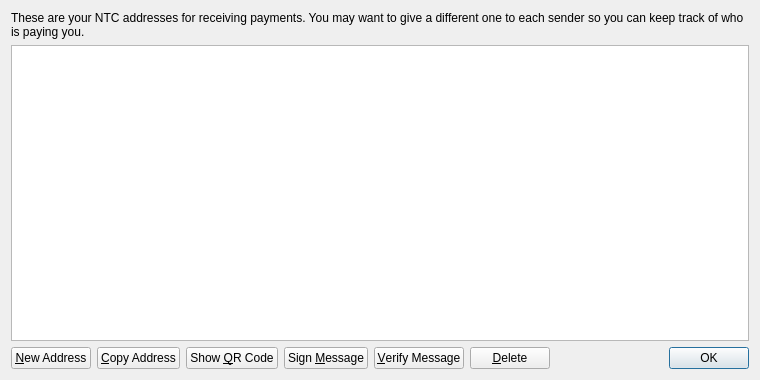
<?xml version="1.0" encoding="UTF-8"?>
<ui version="4.0">
 <class>AddressBookPage</class>
 <widget class="QWidget" name="AddressBookPage">
  <property name="geometry">
   <rect>
    <x>0</x>
    <y>0</y>
    <width>760</width>
    <height>380</height>
   </rect>
  </property>
  <property name="windowTitle">
   <string>Address Book</string>
  </property>
  <layout class="QVBoxLayout" name="verticalLayout">
   <item>
    <widget class="QLabel" name="labelExplanation">
     <property name="text">
      <string>These are your NTC addresses for receiving payments. You may want to give a different one to each sender so you can keep track of who is paying you.</string>
     </property>
     <property name="textFormat">
      <enum>Qt::PlainText</enum>
     </property>
     <property name="wordWrap">
      <bool>true</bool>
     </property>
    </widget>
   </item>
   <item>
    <widget class="QTableView" name="tableView">
     <property name="contextMenuPolicy">
      <enum>Qt::CustomContextMenu</enum>
     </property>
     <property name="toolTip">
      <string>Double-click to edit address or label</string>
     </property>
     <property name="tabKeyNavigation">
      <bool>false</bool>
     </property>
     <property name="alternatingRowColors">
      <bool>true</bool>
     </property>
     <property name="selectionMode">
      <enum>QAbstractItemView::SingleSelection</enum>
     </property>
     <property name="selectionBehavior">
      <enum>QAbstractItemView::SelectRows</enum>
     </property>
     <property name="sortingEnabled">
      <bool>true</bool>
     </property>
     <attribute name="verticalHeaderVisible">
      <bool>false</bool>
     </attribute>
    </widget>
   </item>
   <item>
    <layout class="QHBoxLayout" name="horizontalLayout">
     <item>
      <widget class="QPushButton" name="newAddressButton">
       <property name="toolTip">
        <string>Create a new address</string>
       </property>
       <property name="text">
        <string>&amp;New Address</string>
       </property>
       <property name="icon">
        <iconset resource="../bitcoin.qrc">
         <normaloff>:/icons/add</normaloff>:/icons/add</iconset>
       </property>
      </widget>
     </item>
     <item>
      <widget class="QPushButton" name="copyToClipboard">
       <property name="toolTip">
        <string>Copy the currently selected address to the system clipboard</string>
       </property>
       <property name="text">
        <string>&amp;Copy Address</string>
       </property>
       <property name="icon">
        <iconset resource="../bitcoin.qrc">
         <normaloff>:/icons/editcopy</normaloff>:/icons/editcopy</iconset>
       </property>
      </widget>
     </item>
     <item>
      <widget class="QPushButton" name="showQRCode">
       <property name="text">
        <string>Show &amp;QR Code</string>
       </property>
       <property name="icon">
        <iconset resource="../bitcoin.qrc">
         <normaloff>:/icons/qrcode</normaloff>:/icons/qrcode</iconset>
       </property>
      </widget>
     </item>
     <item>
      <widget class="QPushButton" name="signMessage">
       <property name="toolTip">
        <string>Sign a message to prove you own a NTC address</string>
       </property>
       <property name="text">
        <string>Sign &amp;Message</string>
       </property>
       <property name="icon">
        <iconset resource="../bitcoin.qrc">
         <normaloff>:/icons/edit</normaloff>:/icons/edit</iconset>
       </property>
      </widget>
     </item>
     <item>
      <widget class="QPushButton" name="verifyMessage">
       <property name="toolTip">
        <string>Verify a message to ensure it was signed with a specified NTC address</string>
       </property>
       <property name="text">
        <string>&amp;Verify Message</string>
       </property>
       <property name="icon">
        <iconset resource="../bitcoin.qrc">
         <normaloff>:/icons/transaction_0</normaloff>:/icons/transaction_0</iconset>
       </property>
      </widget>
     </item>
     <item>
      <widget class="QPushButton" name="deleteButton">
       <property name="toolTip">
        <string>Delete the currently selected address from the list</string>
       </property>
       <property name="text">
        <string>&amp;Delete</string>
       </property>
       <property name="icon">
        <iconset resource="../bitcoin.qrc">
         <normaloff>:/icons/remove</normaloff>:/icons/remove</iconset>
       </property>
      </widget>
     </item>
     <item>
      <spacer name="horizontalSpacer">
       <property name="orientation">
        <enum>Qt::Horizontal</enum>
       </property>
       <property name="sizeHint" stdset="0">
        <size>
         <width>40</width>
         <height>20</height>
        </size>
       </property>
      </spacer>
     </item>
     <item>
      <widget class="QDialogButtonBox" name="buttonBox">
       <property name="sizePolicy">
        <sizepolicy hsizetype="Maximum" vsizetype="Fixed">
         <horstretch>0</horstretch>
         <verstretch>0</verstretch>
        </sizepolicy>
       </property>
       <property name="standardButtons">
        <set>QDialogButtonBox::Ok</set>
       </property>
      </widget>
     </item>
    </layout>
   </item>
  </layout>
 </widget>
 <resources>
  <include location="../bitcoin.qrc"/>
 </resources>
 <connections/>
</ui>
